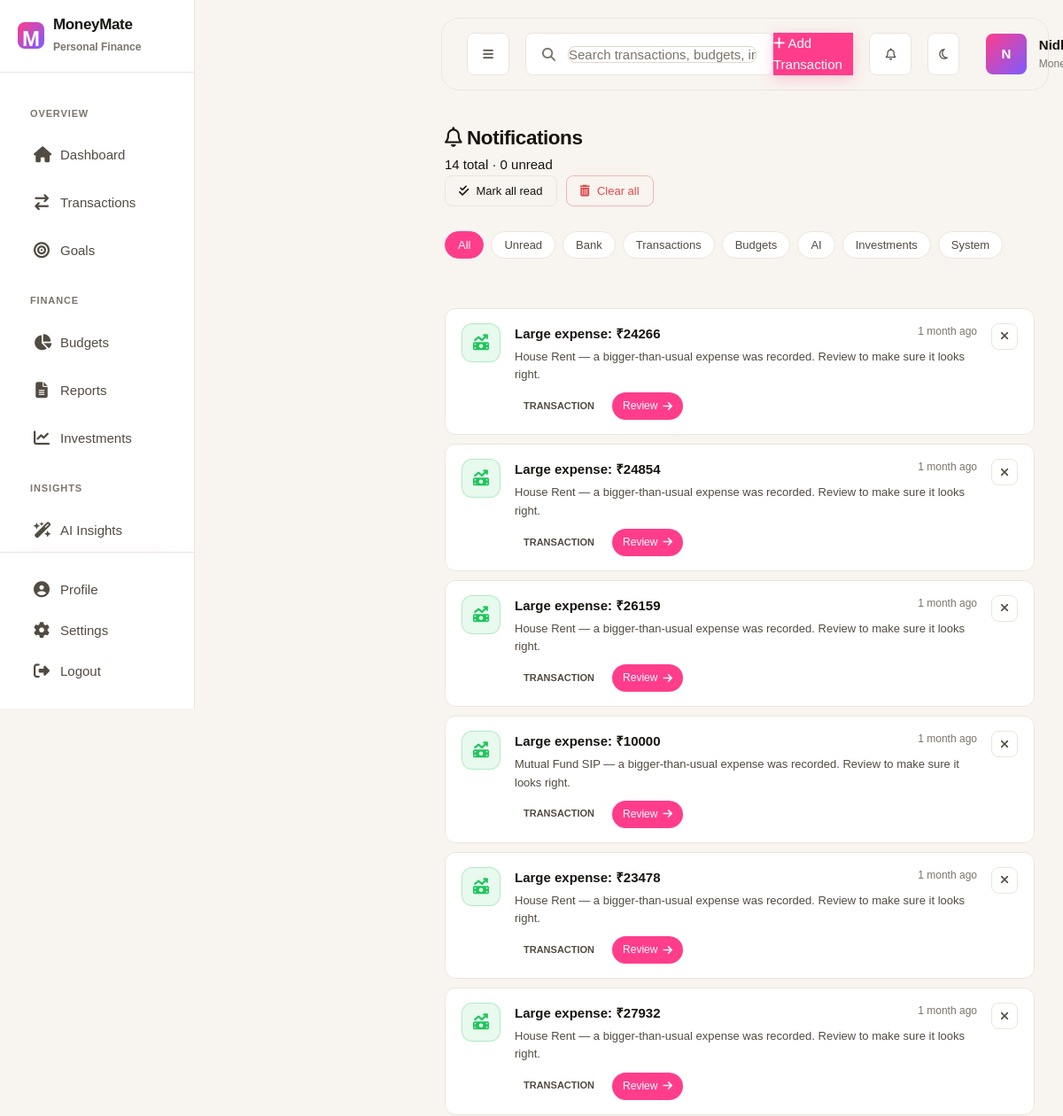
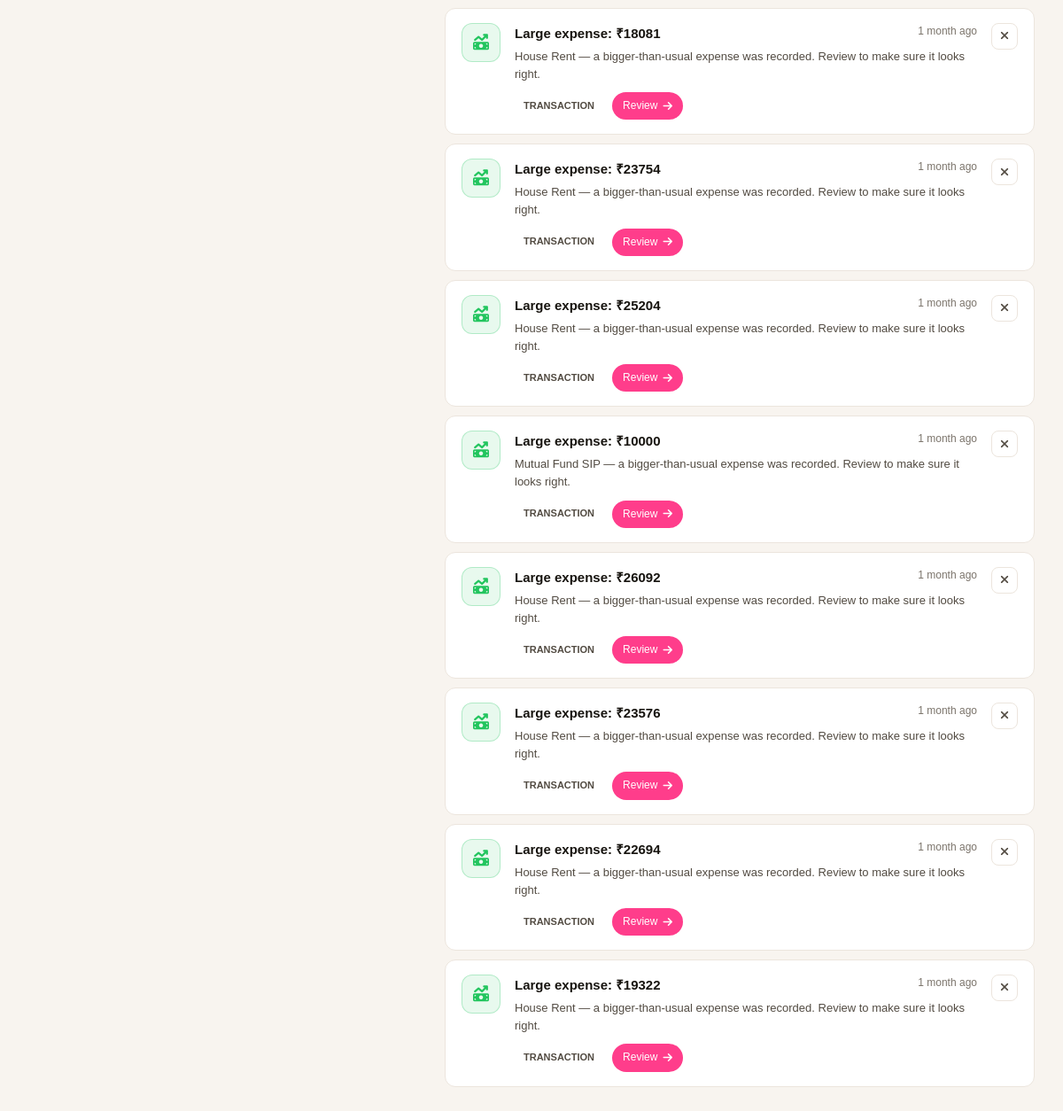
The app's page /notifications/ (signed in) with its own data (2 pictures, top to bottom).
### notifications/models.py (models this page shows, shortened)
class Notification(models.Model):
    CATEGORY_CHOICES = [
        ("bank", "Bank"),
        ("transaction", "Transaction"),
        ("budget", "Budget"),
        ("ai", "AI"),
        ("investment", "Investment"),
        ("system", "System"),
    ]
    TYPE_CHOICES = [
        ("bank_connected", "Bank Connected"),
        ("bank_synced", "Bank Synced"),
        ("bank_sync_failed", "Sync Failed"),
        ("large_transaction", "Large Transaction"),
        ("suspicious_transaction", "Suspicious Transaction"),
        ("duplicate_transaction", "Duplicate Transaction"),
        ("uncategorised_transaction", "Uncategorised Transaction"),
        ("budget_warning", "Budget Warning"),
        ("budget_exceeded", "Budget Exceeded"),
        ("ai_savings", "Savings Suggestion"),
        ("ai_insight", "Spending Insight"),
        ("ai_tip", "Financial Tip"),
        ("portfolio_update", "Portfolio Update"),
        ("import_completed", "Import Completed"),
        ("import_failed", "Import Failed"),
        ("welcome", "Welcome"),
    ]
    PRIORITY_CHOICES = [
        ("low", "Low"),
        ("normal", "Normal"),
        ("high", "High"),
    ]
    user = models.ForeignKey(
        settings.AUTH_USER_MODEL,
        on_delete=models.CASCADE,
        related_name="notifications",
    )
    category = models.CharField(
        max_length=20,
        choices=CATEGORY_CHOICES,
        default="system",
    )
    notif_type = models.CharField(
        max_length=40,
        choices=TYPE_CHOICES,
        default="ai_tip",
    )
    priority = models.CharField(
        max_length=10,
        choices=PRIORITY_CHOICES,
        default="normal",
    )
    icon = models.CharField(
        max_length=40,
        default="fa-bell",
        help_text="FontAwesome class without the 'fa-solid' prefix.",
    )
    title = models.CharField(max_length=160)
    description = models.TextField(blank=True)
    action_url = models.CharField(max_length=300, blank=True)
    action_label = models.CharField(max_length=60, blank=True)
    ref_type = models.CharField(max_length=40, blank=True)
    ref_id = models.CharField(max_length=64, blank=True)
    is_read = models.BooleanField(default=False)
    is_resolved = models.BooleanField(
        default=False,
        help_text="True once any required action has been completed.",
    )
    created_at = models.DateTimeField(auto_now_add=True)
    read_at = models.DateTimeField(null=True, blank=True)
    class Meta:
        ordering = ["-created_at"]
        indexes = [
            models.Index(fields=["user", "-created_at"]),
            models.Index(fields=["user", "is_read"]),
        ]

### notifications/views.py (the view)
# urls.py: path("", views.notifications_page, name="index"),
@login_required
def notifications_page(request):
    notifs = Notification.objects.filter(user=request.user).order_by("-created_at")[:300]
    context = {
        "active_page": "notifications",
        "notifications": notifs,
        "unread_count": unread_count(request.user),
        "total_count": Notification.objects.filter(user=request.user).count(),
    }
    return render(request, "notifications/notifications.html", context)

### templates/notifications/notifications.html (shortened to what this page needs)
{% extends "base.html" %}
{% load static %}
{% block extra_css %}
<link rel="stylesheet" href="{% static 'css/dashboard/dashboard.css' %}">
<link rel="stylesheet" href="{% static 'css/dashboard/sidebar.css' %}">
<link rel="stylesheet" href="{% static 'css/dashboard/navbar.css' %}">
<link rel="stylesheet" href="{% static 'css/dashboard/responsive.css' %}">
<link rel="stylesheet" href="{% static 'css/notifications/notifications.css' %}">
<link rel="stylesheet" href="{% static 'css/mobile.css' %}">
{% endblock %}
{% block content %}
<div class="dashboard-layout">
    <aside class="sidebar-wrapper">
        {% include "dashboard/sidebar.html" %}
    </aside>
    <main class="dashboard-main">
        {% include "dashboard/navbar.html" %}
        <section class="dashboard-content notif-content">
            <header class="page-header">
                <div>
                    <h1 data-testid="notifications-title">
                        <i class="fa-regular fa-bell"></i>
                        Notifications
                    </h1>
                    <p>{{ total_count }} total · {{ unread_count }} unread</p>
                </div>
                <div class="page-header-actions">
                    <button type="button" class="btn-ghost" id="mark-all-read-btn" data-testid="mark-all-read-btn">
                        <i class="fa-solid fa-check-double"></i> Mark all read
                    </button>
                    <button type="button" class="btn-ghost btn-ghost-danger" id="clear-all-btn" data-testid="clear-all-btn">
                        <i class="fa-solid fa-trash-can"></i> Clear all
                    </button>
                </div>
            </header>
            <nav class="notif-filters" data-testid="notif-filters">
                <button type="button" class="notif-filter active" data-filter="all">All</button>
                <button type="button" class="notif-filter" data-filter="unread">Unread</button>
                <button type="button" class="notif-filter" data-filter="bank">Bank</button>
                <button type="button" class="notif-filter" data-filter="transaction">Transactions</button>
                <button type="button" class="notif-filter" data-filter="budget">Budgets</button>
                <button type="button" class="notif-filter" data-filter="ai">AI</button>
                <button type="button" class="notif-filter" data-filter="investment">Investments</button>
                <button type="button" class="notif-filter" data-filter="system">System</button>
            </nav>
            <div class="notif-list" data-testid="notif-list">
                {% for n in notifications %}
                <article class="notif-row {% if not n.is_read %}notif-unread{% endif %} notif-priority-{{ n.priority }}"
                         data-notif-id="{{ n.id }}"
                         data-category="{{ n.category }}"
                         data-read="{{ n.is_read|yesno:'1,0' }}"
                         data-testid="notif-row-{{ n.id }}">
                    <div class="notif-icon notif-icon-{{ n.category }}">
                        <i class="fa-solid {{ n.icon }}"></i>
                    </div>
                    <div class="notif-body">
                        <div class="notif-top">
                            <strong>{{ n.title }}</strong>
                            <span class="notif-time">{{ n.created_at|timesince }} ago</span>
                        </div>
                        {% if n.description %}
                        <p>{{ n.description }}</p>
                        {% endif %}
                        <div class="notif-meta">
                            <span class="notif-cat-pill">{{ n.get_category_display }}</span>
                            {% if n.action_url and n.action_label and not n.is_resolved %}
                                <a href="{{ n.action_url }}"
                                   class="notif-action-btn"
                                   data-testid="notif-action-{{ n.id }}">
                                    {{ n.action_label }} <i class="fa-solid fa-arrow-right"></i>
                                </a>
                            {% endif %}
                        </div>
                    </div>
                    <div class="notif-row-actions">
                        <button type="button" class="notif-mini-btn notif-dismiss" data-testid="dismiss-{{ n.id }}" title="Dismiss">
                            <i class="fa-solid fa-xmark"></i>
                        </button>
                    </div>
                </article>
                {% empty %}
                <div class="notif-empty" data-testid="notif-empty">
                    <div class="empty-icon"><i class="fa-regular fa-bell-slash"></i></div>
                    <h3>You're all caught up</h3>
                    <p>No notifications yet — we'll ping you when something interesting happens with your money.</p>
                </div>
                {% endfor %}
            </div>
        </section>
    </main>
</div>
{% endblock %}

### templates/base.html (shortened to what this page needs)
{% load static %}
<!DOCTYPE html>
<html lang="en">
<head>
    <link rel="stylesheet" href="{% static 'css/theme.css' %}">
    <link rel="stylesheet" href="{% static 'css/style.css' %}">
    <link rel="stylesheet" href="{% static 'css/components/toast.css' %}">
    <link rel="stylesheet" href="{% static 'css/mobile.css' %}">
    <link rel="stylesheet" href="{% static 'css/components/finsync-shared.css' %}">
    <link rel="stylesheet" href="https://cdnjs.cloudflare.com/ajax/libs/font-awesome/6.7.2/css/all.min.css">
    {% block extra_css %}{% endblock %}
    <link rel="stylesheet" href="{% static 'css/moneymate.css' %}">
</head>
<body>
    {% block content %}{% endblock %}
</body>
</html>

### templates/dashboard/sidebar.html (shortened to what this page needs)
{% load static %}
<aside class="sidebar" id="sidebar">
    <div class="sidebar-header">
        <a href="{% url 'dashboard:index' %}" class="logo" data-testid="sidebar-logo">
            <div class="logo-text">
                <h2>MoneyMate</h2>
                <p>Personal Finance</p>
            </div>
        </a>
    </div>
    <div class="sidebar-content">
        <nav class="sidebar-menu">
            <p class="menu-title">OVERVIEW</p>
            <a href="{% url 'dashboard:index' %}"
               class="menu-item {% if active_page == 'dashboard' %}active{% endif %}"
               data-testid="sidebar-dashboard">
                <i class="fa-solid fa-house"></i>
                <span>Dashboard</span>
            </a>
            <a href="{% url 'transactions:index' %}"
               class="menu-item {% if active_page == 'transactions' %}active{% endif %}"
               data-testid="sidebar-transactions">
                <i class="fa-solid fa-arrow-right-arrow-left"></i>
                <span>Transactions</span>
            </a>
            <a href="{% url 'goals:goal_list' %}"
               class="menu-item {% if request.resolver_match.app_name == 'goals' %}active{% endif %}"
               data-testid="sidebar-goals">
                <i class="fa-solid fa-bullseye"></i>
                <span>Goals</span>
            </a>
            <p class="menu-title">FINANCE</p>
            <a href="{% url 'budgets:budgets' %}"
               class="menu-item {% if active_page == 'budgets' %}active{% endif %}"
               data-testid="sidebar-budgets">
                <i class="fa-solid fa-chart-pie"></i>
                <span>Budgets</span>
            </a>
            <a href="{% url 'reports:reports' %}"
               class="menu-item {% if active_page == 'reports' %}active{% endif %}"
               data-testid="sidebar-reports">
                <i class="fa-solid fa-file-lines"></i>
                <span>Reports</span>
            </a>
            <a href="{% url 'investments:investments' %}"
               class="menu-item {% if active_page == 'investments' %}active{% endif %}"
               data-testid="sidebar-investments">
                <i class="fa-solid fa-chart-line"></i>
                <span>Investments</span>
            </a>
            <p class="menu-title">INSIGHTS</p>
            <a href="{% url 'ai:ai' %}"
               class="menu-item {% if active_page == 'ai' %}active{% endif %}"
               data-testid="sidebar-ai">
                <i class="fa-solid fa-wand-magic-sparkles"></i>
                <span>AI Insights</span>
            </a>
        </nav>
    </div>
    <div class="sidebar-footer">
        <a href="{% url 'accounts:profile' %}"
           class="menu-item {% if active_page == 'profile' %}active{% endif %}"
           data-testid="sidebar-profile">
            <i class="fa-solid fa-circle-user"></i>
            <span>Profile</span>
        </a>
        <a href="{% url 'accounts:settings' %}"
           class="menu-item {% if active_page == 'settings' %}active{% endif %}"
           data-testid="sidebar-settings">
            <i class="fa-solid fa-gear"></i>
            <span>Settings</span>
        </a>
        <a href="{% url 'accounts:logout' %}"
           class="menu-item logout"
           data-testid="sidebar-logout">
            <i class="fa-solid fa-right-from-bracket"></i>
            <span>Logout</span>
        </a>
    </div>
</aside>

### templates/dashboard/navbar.html (shortened to what this page needs)
{% load static %}
<div class="navbar">
    <div class="navbar-left">
        <button class="icon-btn" id="sidebar-toggle" data-testid="sidebar-toggle">
            <i class="fa-solid fa-bars"></i>
        </button>
        <form class="search-box" role="search" method="get" action="{% url 'transactions:index' %}" data-testid="navbar-search-form">
            <i class="fa-solid fa-magnifying-glass"></i>
            <input type="text" name="q"
                   placeholder="Search transactions, budgets, investments…"
                   data-testid="navbar-search-input" />
        </form>
    </div>
    <div class="navbar-right">
        <a href="{% url 'transactions:index' %}?add=1" class="quick-add-btn" data-testid="quick-add-btn">
            <i class="fa-solid fa-plus"></i>
            <span>Add Transaction</span>
        </a>
        <div class="notif-dropdown-anchor" style="position: relative;">
            <button class="icon-btn notification-btn"
                    type="button"
                    data-testid="notification-btn"
                    aria-label="Notifications">
                <i class="fa-regular fa-bell"></i>
            </button>
        </div>
        <button class="icon-btn theme-toggle-btn"
                type="button"
                data-testid="theme-toggle-btn"
                aria-label="Toggle theme">
            <i class="fa-regular fa-moon"></i>
        </button>
        <div class="profile-wrap" style="position: relative;">
            <div class="profile" data-testid="profile-menu-trigger" role="button">
                <div class="avatar">
                    {% if user.profile.avatar %}
                        <img src="{{ user.profile.avatar.url }}" alt="Avatar" style="width:100%;height:100%;object-fit:cover;border-radius:6px;">
                    {% else %}
                        {{ user.username|first|upper }}
                    {% endif %}
                </div>
                <div class="profile-details">
                    <span class="profile-name">{{ user.first_name|default:user.username }}</span>
                    <span class="profile-role">MoneyMate</span>
                </div>
            </div>
        </div>
    </div>
</div>

### templates/dashboard/bottom_nav.html (shortened to what this page needs)
{% load static %}

### records on screen
Notification: title "Large expense: ₹24266", created_at "1 month", description "House Rent — a bigger-than-usual expense was recorded. Review to make sure it looks right.", category "TRANSACTION", action_label "Review"
Notification: title "Large expense: ₹24854", created_at "1 month", description "House Rent — a bigger-than-usual expense was recorded. Review to make sure it looks right.", category "TRANSACTION", action_label "Review"
Notification: title "Large expense: ₹26159", created_at "1 month", description "House Rent — a bigger-than-usual expense was recorded. Review to make sure it looks right.", category "TRANSACTION", action_label "Review"
Notification: title "Large expense: ₹10000", created_at "1 month", description "Mutual Fund SIP — a bigger-than-usual expense was recorded. Review to make sure it looks right.", category "TRANSACTION", action_label "Review"
Notification: title "Large expense: ₹23478", created_at "1 month", description "House Rent — a bigger-than-usual expense was recorded. Review to make sure it looks right.", category "TRANSACTION", action_label "Review"
Notification: title "Large expense: ₹27932", created_at "1 month", description "House Rent — a bigger-than-usual expense was recorded. Review to make sure it looks right.", category "TRANSACTION", action_label "Review"
Notification: title "Large expense: ₹18081", created_at "1 month", description "House Rent — a bigger-than-usual expense was recorded. Review to make sure it looks right.", category "TRANSACTION", action_label "Review"
Notification: title "Large expense: ₹23754", created_at "1 month", description "House Rent — a bigger-than-usual expense was recorded. Review to make sure it looks right.", category "TRANSACTION", action_label "Review"
Notification: title "Large expense: ₹25204", created_at "1 month", description "House Rent — a bigger-than-usual expense was recorded. Review to make sure it looks right.", category "TRANSACTION", action_label "Review"
Notification: title "Large expense: ₹10000", created_at "1 month", description "Mutual Fund SIP — a bigger-than-usual expense was recorded. Review to make sure it looks right.", category "TRANSACTION", action_label "Review"
Notification: title "Large expense: ₹26092", created_at "1 month", description "House Rent — a bigger-than-usual expense was recorded. Review to make sure it looks right.", category "TRANSACTION", action_label "Review"
Notification: title "Large expense: ₹23576", created_at "1 month", description "House Rent — a bigger-than-usual expense was recorded. Review to make sure it looks right.", category "TRANSACTION", action_label "Review"
Notification: title "Large expense: ₹22694", created_at "1 month", description "House Rent — a bigger-than-usual expense was recorded. Review to make sure it looks right.", category "TRANSACTION", action_label "Review"
Notification: title "Large expense: ₹19322", created_at "1 month", description "House Rent — a bigger-than-usual expense was recorded. Review to make sure it looks right.", category "TRANSACTION", action_label "Review"

### other values on screen
{{ user.username|first|upper }} "N"
{{ total_count }} "14"
{{ unread_count }} "0"
